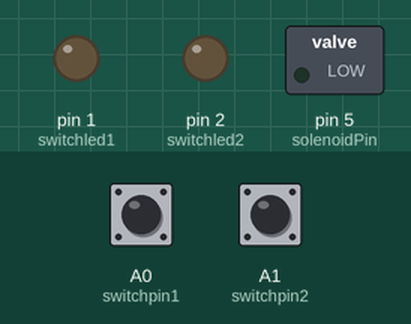
Simulated run of this sketch. Board: Arduino Uno, built with avr-gcc and run on an emulated ATmega328P. On the bench: switched loads named in the sketch (green lamp = pin HIGH), output pins drawn as LEDs (lit = HIGH). Inputs (shaded band) come from the test bench; at power-on: A0 (switchpin1) LOW, A1 (switchpin2) LOW.

Above: at 1.2 s.
1.3 s: A0 (switchpin1) pulled HIGH for 0.15 s
At 1.4 s:
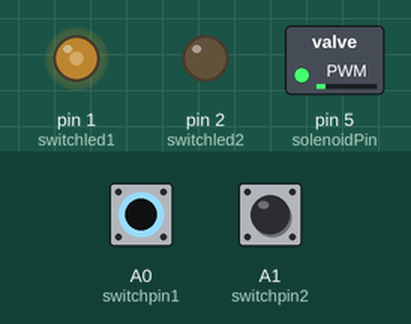
3.0 s: A1 (switchpin2) pulled HIGH for 0.15 s
At 3.07 s:
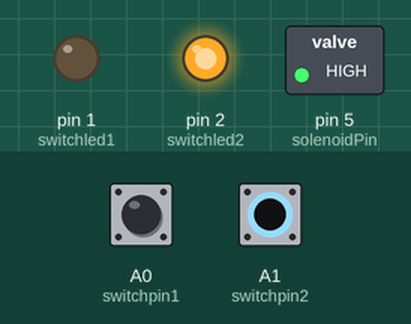
4.6 s: A1 (switchpin2) pulled HIGH for 3.2 s
At 8.2 s:
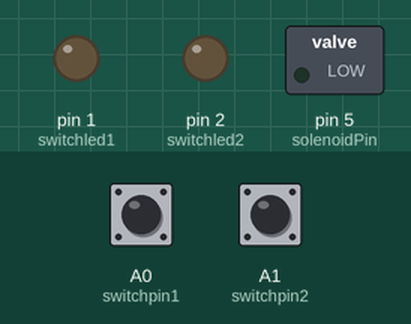
9.3 s: A0 (switchpin1) pulled HIGH for 3.2 s
At 10.4 s:
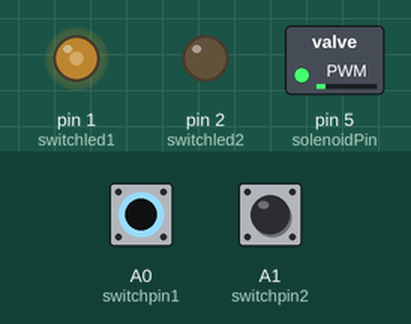
Timing chart, 0 to 14.0 s (numbered marks = the images above; inputs shaded):
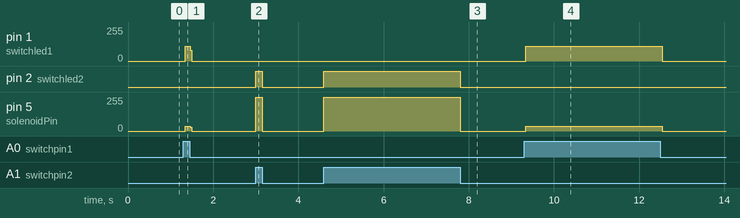

The sketch:

main.ino
```cpp
int switchled1 = 1;   //pin numbers for LED on control switch
int switchled2 = 2;
int switchpin1 = A0;  //mild switch pin
int switchpin2 = A1;  //loud switch pin
int solenoidPin = 5;
int switchState1 = 0;
int switchState2 = 0;

void setup() {

  pinMode(switchled1, OUTPUT);
  pinMode(switchled2, OUTPUT);
  pinMode(switchpin1, INPUT);
  pinMode(switchpin2, INPUT);
  pinMode(solenoidPin, OUTPUT);

  analogWrite(solenoidPin, 0); //solenoid PWM value
  digitalWrite(switchled1, LOW); //set LEDs to off
  digitalWrite(switchled2, LOW);
}

void loop() {

  switchState1 = digitalRead(switchpin1); //read the state of the switch
  switchState2 = digitalRead(switchpin2);

if(switchState1 == HIGH and
    switchState2 == LOW) {
      analogWrite(solenoidPin, 100);
      digitalWrite(switchled1, HIGH);
      digitalWrite(switchled2, LOW);
    }
if (switchState1 == LOW and
     switchState2 == HIGH) {
      digitalWrite(solenoidPin, 255);
      digitalWrite(switchled1, LOW);
      digitalWrite(switchled2, HIGH);
     }
else {
      analogWrite(solenoidPin, 0);
      digitalWrite(switchled1, LOW);
      digitalWrite(switchled2, LOW);
 }
 }
```

Measured:
- after the input at 1.3 s, pin 1 (switchled1): 0/255 → 110/255 at once, → 0/255 0.12 s later; pin 5 (solenoidPin): 0/255 → 37/255 at once, → 0/255 0.12 s later
- after the input at 3.0 s, pin 2 (switchled2): LOW → HIGH at once, → LOW 0.15 s later; pin 5 (solenoidPin): 0/255 → 255/255 at once, → 0/255 0.15 s later
- after the input at 4.6 s, pin 2 (switchled2): LOW → HIGH at once, → LOW 3.2 s later; pin 5 (solenoidPin): 0/255 → 255/255 at once, → 0/255 3.2 s later
- after the input at 9.3 s, pin 1 (switchled1): 0/255 → 110/255 at once, → 0/255 3.2 s later; pin 5 (solenoidPin): 0/255 → 37/255 at once, → 0/255 3.2 s later
